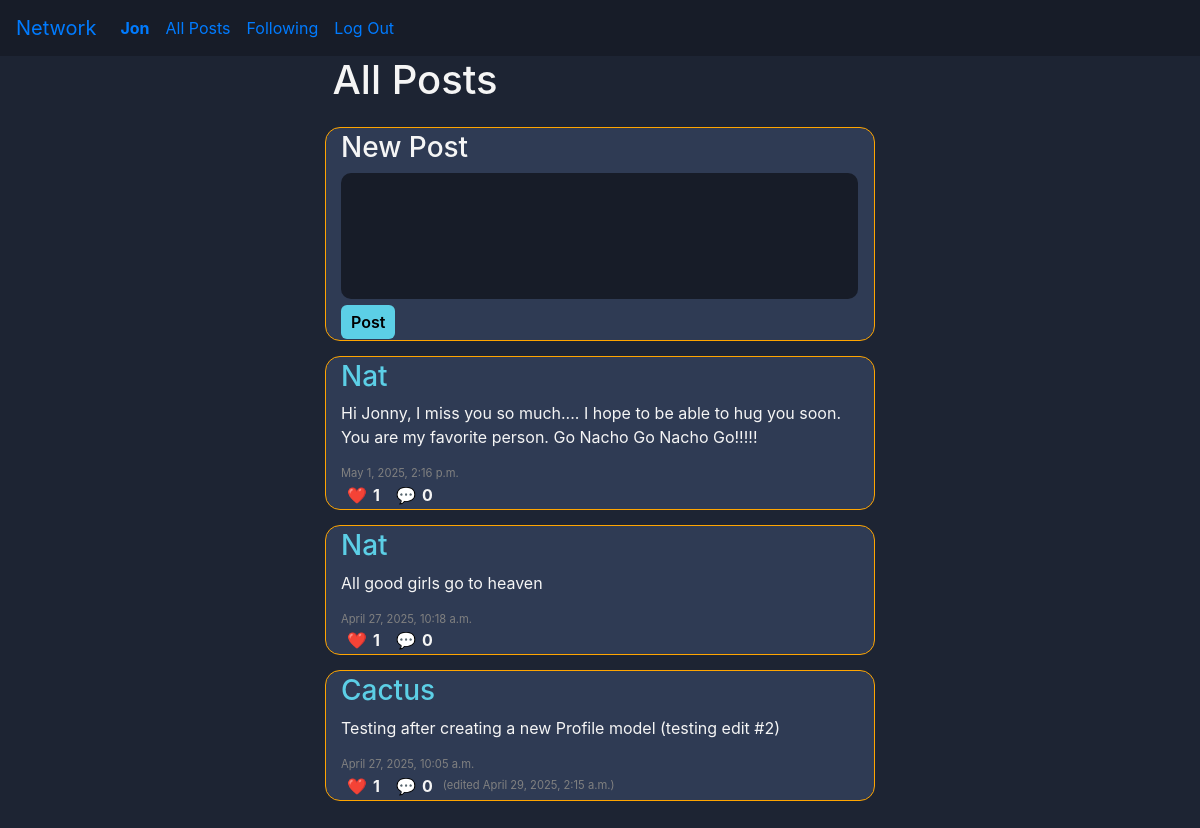
/ (signed in), run on the app's committed database.
### network/models.py (models this page shows, shortened)
class User(AbstractUser):
    pass

class Post(models.Model):
    profile = models.ForeignKey("Profile", on_delete=models.CASCADE)
    content = models.TextField(max_length=512, blank=False, null=False)
    likes = models.ManyToManyField("Profile", blank=True, related_name="liked_posts")
    timestamp = models.DateTimeField(auto_now_add=True)
    edited_timestamp = models.DateTimeField(auto_now_add=False, null=True) # TODO
    @property
    def like_count(self):
        return self.likes.count()
    @property
    def comment_count(self):
        return self.comment_set.count()

class Profile(models.Model):
    user = models.OneToOneField(User, on_delete=models.CASCADE)
    following = models.ManyToManyField("self", symmetrical=False, blank=True, related_name="followers")
    saved_posts = models.ManyToManyField("Post", blank=True, related_name="saved_by_profiles")
    profile_picture = models.ImageField(upload_to='profile_pics/', blank=True, null=True) # TODO
    profile_picture_url = models.URLField(blank=True, null=True) # TODO
    bio = models.CharField(max_length=512, null=True, blank=True) # TODO

### network/views.py (the view)
# urls.py: path("", views.index, name="index"),
def index(request):
    return post_paginator(
        request,
        query=Post.objects.select_related("profile").order_by("-timestamp"),
        template="network/index.html",
        title="All Posts",
    )

### network/views.py (called while the page is built)
def post_paginator(request, query, template, title, user_obj=None):
    paginator = Paginator(query, 10)
    page_number = request.GET.get("page")
    page_obj = paginator.get_page(page_number)
    return render(request, template, {
        "page_obj": page_obj,
        "title": title,
        "user_obj": user_obj
    })

### network/templates/network/index.html (shortened to what this page needs)
{% extends "network/layout.html" %}
{% load static %}
{% block body %}
    <div class="header-div">
        <h1 class="header-txt">All Posts</h1>
    </div>
    <div class="post-div">
        <form id="post-form">
            <h3>New Post</h3>
            <textarea class="post-textarea" id="content" rows="5" cols="50" {% if  not request.user.is_authenticated %}placeholder="Login to post!" disabled{% endif %} required></textarea>
            <div>
                <button id="post-btn" class="post-btn" {% if not request.user.is_authenticated %}disabled{% endif %}>Post</button>
            </div>
        </form>
    </div>
    {% include "network/partials/load_posts.html" with page_obj=page_obj %}
{% endblock %}

### network/templates/network/layout.html (shortened to what this page needs)
{% load static %}
<!DOCTYPE html>
<html lang="en">
    <head>
        <link rel="stylesheet" href="https://stackpath.bootstrapcdn.com/bootstrap/4.4.1/css/bootstrap.min.css">
        <link href="{% static 'network/styles.css' %}" rel="stylesheet">
    </head>
    <body>
        <nav class="navbar navbar-expand-lg nav">
            <a class="navbar-brand" href="#">Network</a>
            <div>
              <ul class="navbar-nav mr-auto">
                {% if user.is_authenticated %}
                    <li class="nav-item">
                        <a class="nav-link" href="{% url 'profile' username=user.username %}"><strong>{{ user.username }}</strong></a>
                    </li>
                {% endif %}
                <li class="nav-item">
                  <a class="nav-link" href="{% url 'index' %}">All Posts</a>
                </li>
                {% if user.is_authenticated %}
                    <li class="nav-item">
                        <a class="nav-link" href="{% url 'following_posts' %}">Following</a>
                    </li>
                    <li class="nav-item">
                        <a class="nav-link" href="{% url 'logout' %}">Log Out</a>
                    </li>
                {% endif %}
              </ul>
            </div>
          </nav>
        <div class="body">
            {% block body %}
            {% endblock %}
        </div>
    </body>
</html>

### network/templates/network/partials/load_posts.html (shortened to what this page needs)
<div class="posts-div">
    {% for post in page_obj %}
        <div class="post-div">
            <h3><a class="post-header-txt" href="{% url 'profile' username=post.profile.user.username %}">{{ post.profile.user.username }}</a></h3>
            <div class="post-text-div">
                <p class="post-text">{{ post.content }}</p>
            </div>
            <p class="timestamp-txt">{{ post.timestamp }}</p>
            <div class="post-interact-div">
                {% if user.is_authenticated %}
                    <button class="like-btn post-interact-btn" data-id="{{ post.id }}"
                    data-liked="{% if user in post.likes.all %}true{% else %}false{% endif %}">❤️</button>
                {% else %}
                    🩶
                {% endif %}
                <strong class="like-count count">{{ post.like_count }}</strong>
                <button class="post-interact-btn" data-id="{{ post.id }}">💬</button>
                <strong class="comment-count count">{{ post.comment_count }}</strong>
                    <p class="edited-timestamp-txt timestamp-txt">
                        {% if post.edited_timestamp %}
                            (edited {{ post.edited_timestamp }})
                        {% endif %}
                    </p>
            </div>
        </div>
    {% endfor %}
</div>

### network/static/network/styles.css (style rules this page uses)
* { margin: 0; box-sizing: border-box; }
.nav { background-color: #171c28; }
.body { background-color: #1d2433; color: whitesmoke; display: flex; flex-direction: column; align-items: center; min-height: 100vh; }
.header-txt { align-self: flex-start; margin-left: 15px; width: 550px; }
.post-header-txt { color: #5ccfe6; }
.post-textarea { background-color: #171c28; color: whitesmoke; padding: 3px 10px; border-radius: 10px; border: none; resize: none; width: 97%; }
.post-div { border-radius: 15px; width: 550px; background-color: #2f3b54; margin-top: 15px; padding: 3px 0 1px 15px; border: 1px solid orange; }
.post-btn { background-color: #5ccfe6; border: none; border-radius: 6px; padding: 5px 10px 5px 10px; font-weight: 600; }
.post-interact-div { width: 100%; display: inline-flex; align-items: center; }
.count { margin-right: 10px; }
.post-interact-btn { border: none; background-color: inherit; }
.timestamp-txt { font-size: 0.7rem; color: grey; margin: 0; }

### data on the page
User: username "Jon"
Post: profile.user.username "Nat", content "Hi Jonny, I miss you so much.... I hope to be able to hug you soon. You are my favorite person. Go Nacho Go Nacho Go!!!!!", timestamp "May 1, 2025, 2:16 p.m.", like_count "1", comment_count "0"
Post: profile.user.username "Nat", content "All good girls go to heaven", timestamp "April 27, 2025, 10:18 a.m.", like_count "1", comment_count "0"
Post: profile.user.username "Cactus", content "Testing after creating a new Profile model (testing edit #2)", timestamp "April 27, 2025, 10:05 a.m.", like_count "1", comment_count "0", edited_timestamp "April 29, 2025, 2:15 a.m."
